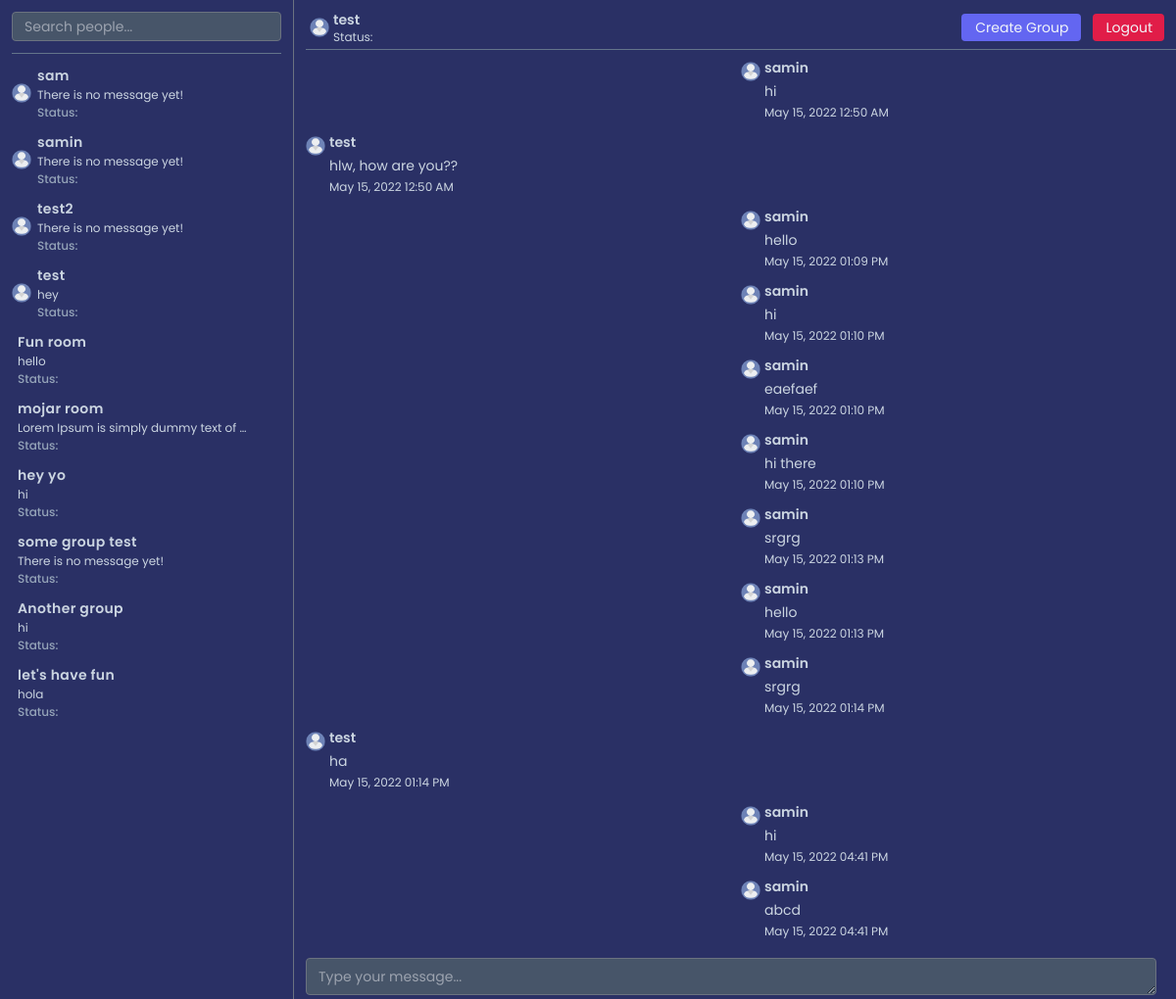
/chat/KaaZ6ZxE0L0uqRpCTfRc/ (signed in), run on the app's committed database.
### account/models.py (models this page shows, shortened)
class Account(AbstractBaseUser):
    username = models.CharField(max_length=120, null=True)
    email = models.EmailField(null=True, unique=True)
    is_active = models.BooleanField(default=True)
    is_staff = models.BooleanField(default=False)
    is_superuser = models.BooleanField(default=False)
    is_online = models.BooleanField(default=True)
    created_at = models.DateTimeField(default=datetime.now)
    objects = AccountManager()
    USERNAME_FIELD = "email"
    REQUIRED_FIELDS = ["username"]

### chat/models.py (models this page shows, shortened)
class Chat(models.Model):
    room = models.SlugField(max_length=20, null=True)
    chatroom = models.ForeignKey(Chatroom, on_delete=models.CASCADE, related_name="chatroom")
    sender = models.ForeignKey(User, on_delete=models.CASCADE, related_name="sender")
    receiver = models.ForeignKey(User, on_delete=models.CASCADE, related_name="receiver")
    message = models.TextField(null=True)
    created_at = models.DateTimeField(default=datetime.now)

class GroupChatroom(models.Model):
    room = models.SlugField(max_length=20, null=True, unique=True)
    given_room_name = models.CharField(max_length=200, null=True)
    creator = models.ForeignKey(User, on_delete=models.SET_NULL, null=True, related_name="creator")
    users = models.ManyToManyField(User)
    created_at = models.DateTimeField(default=datetime.now)

class GroupChat(models.Model):
    room = models.SlugField(max_length=20, null=True)
    group_chatroom = models.ForeignKey(GroupChatroom, on_delete=models.CASCADE, related_name="group_chatroom")
    sender = models.ForeignKey(User, on_delete=models.CASCADE, related_name="group_sender")
    message = models.TextField(null=True)
    created_at = models.DateTimeField(default=datetime.now)

class Chatroom(models.Model):
    room = models.SlugField(max_length=20, null=True, unique=True)
    concat_user = models.CharField(max_length=200, null=True)
    user1 = models.ForeignKey(User, on_delete=models.CASCADE, related_name="user1")
    user2 = models.ForeignKey(User, on_delete=models.CASCADE, related_name="user2")
    created_at = models.DateTimeField(default=datetime.now)

### chat/views.py (the view)
# urls.py: path("chat/<str:room>/", ChatroomView.as_view(), name="chatroom"),
class ChatroomView(LoginRequiredMixin, View):
    login_url = "/account/login/"
    def get(self, request, room):
        accounts = Account.objects.values()
        chat_nofifies = ChatMessageSeen.objects.all()
        chat_notify_list = list(map(lambda i: {
            "id": i.id,
            "room": i.room,
            "chatroom": i.chatroom,
            "sender": i.sender,
            "receiver": i.receiver,
            "message_seen": i.message_seen,
            "sender_email": i.sender_email,
            "receiver_email": i.receiver_email
        }, chat_nofifies))
        copied_chat_notify_list = deepcopy(chat_notify_list)
        item_list = []
        get_user_with_notify_list = find_user_chat_notification_list(copied_chat_notify_list, item_list, request.user)
        notified_account_list = []
        get_user_notified_list = find_user_with_notified_list(accounts, get_user_with_notify_list, notified_account_list)
        last_msg_list = []
        get_accounts_with_notify_and_last_msg = find_accounts_with_last_msg(get_user_notified_list, last_msg_list, request.user)
        chatrooms = Chatroom.objects.all()
        chatroom_list = list(map(lambda i: {
            "id": i.id,
            "room": i.room,
            "concat_user": i.concat_user,
            "user1": i.user1,
            "user2": i.user2,
            "created_at": i.created_at
        }, chatrooms))
        chatroom_obj = find_obj(chatroom_list, "room", room, 0, len(chatroom_list))
        chat_notify_status = update_message_notification(chatroom_obj["room"], request.user)
        user1, user2 = None, None
        if chatroom_obj is not None:
            if request.user.email == chatroom_obj["user1"].email:
                user1 = chatroom_obj["user1"]
                user2 = chatroom_obj["user2"]
            else:
                user1 = chatroom_obj["user2"]
                user2 = chatroom_obj["user1"]
            if user1.email != request.user.email and user2.email != request.user.email:
                return redirect("chat:home")
            chats = Chat.objects.all()
            chat_list = list(map(lambda i: {
                "id": i.id,
                "room": i.room,
                "chatroom": i.chatroom,
                "sender": i.sender,
                "receiver": i.receiver,
                "message": i.message,
                "created_at": i.created_at.strftime("%b %d, %Y %I:%M %p")
            }, chats))
            copied_chats = deepcopy(chat_list)
            item_list = []
            get_chat_list = find_room_all_chats(copied_chats, item_list, chatroom_obj["room"])
            quick_sort(get_chat_list, "id", 0, len(get_chat_list) - 1)
            group_chatrooms = GroupChatroom.objects.all()
            group_chatroom_list = list(map(lambda i: {
                "id": i.id,
                "room": i.room,
                "given_room_name": i.given_room_name,
                "creator": i.creator,
                "users": i.users,
                "created_at": i.created_at
            }, group_chatrooms))
            group_list = []
            get_user_connected_group_list = find_user_connected_groups(group_chatroom_list, group_list, request.user)
            group_msg_seens = GroupChatMessageSeen.objects.values()
            group_msg_seen_list = list(map(lambda i: i, group_msg_seens))
            group_list = []
            find_group_msg_seen_list = find_user_group_msg_seen_list(group_msg_seen_list, get_user_connected_group_list, group_list)
            group_list = []
            find_user_group_with_notify_list = find_user_group_with_notified_list(find_group_msg_seen_list, group_list, request.user)
            last_msg_list = []
            find_user_group_last_msg_with_notify = find_user_group_last_msg(find_user_group_with_notify_list, last_msg_list)
        args = {
            "accounts": get_accounts_with_notify_and_last_msg,
            "groups": find_user_group_last_msg_with_notify,
            "user1": user1,
            "user2": user2,
            "chats": get_chat_list,
            "chat_notify_status": chat_notify_status
        }
        return render(request, "chat/chat.html", args)

### chat/views.py (called while the page is built)
def find_user_chat_notification_list(copied_chat_notify_list, item_list, receiver):
    notified_obj = find_obj(copied_chat_notify_list, "receiver_email", receiver.email, 0, len(copied_chat_notify_list))
    if notified_obj is not None:
        if notified_obj["message_seen"] == False:
            item_list.append(notified_obj["sender_email"])
        copied_chat_notify_list.remove(notified_obj)
        return find_user_chat_notification_list(copied_chat_notify_list, item_list, receiver)
    return item_list

def find_user_with_notified_list(accounts, notified_list, notified_account_list):
    for account in accounts:
        if account["email"] in notified_list:
            notified_account_list.append({
                "account": account,
                "notify": True
            })
        else:
            notified_account_list.append({
                "account": account,
                "notify": False
            })
    return notified_account_list

def find_accounts_with_last_msg(accounts, last_msg_list, current_user):
    for account in accounts:
        account_obj = Account(**account["account"])
        last_msg = Chat.objects.filter(Q(sender=current_user, receiver=account_obj) | Q(sender=account_obj, receiver=current_user)).last()
        message = None
        if last_msg:
            message = last_msg.message
        else:
            message = "There is no message yet!"
        last_msg_list.append({
            "account": account["account"],
            "notify": account["notify"],
            "last_msg": message
        })
    return last_msg_list

def find_user_connected_groups(group_chatroom_list, group_list, current_user):
    group_list = [group for group in group_chatroom_list if current_user in group["users"].all()]
    return group_list

def find_user_group_msg_seen_list(group_msg_seen_list, user_group_list, group_list):
    for group in user_group_list:
        group_msg_seen_obj = find_obj(group_msg_seen_list, "room", group["room"], 0, len(group_msg_seen_list))
        if group_msg_seen_obj is not None:
            group_msg_seen_obj = GroupChatMessageSeen(**group_msg_seen_obj)
            group_list.append({
                "group": group,
                "group_message_seen": group_msg_seen_obj
            })
        else:
            group_list.append({
                "group": group,
                "group_message_seen": None
            })
    return group_list

### chat/templates/chat/chat.html (shortened to what this page needs)
{% extends "base.html" %}
{% load static %}
{% block content %}
<div class="max-w-screen-2xl mx-auto">
    <div class="flex">
        {% include "chat/chat_left.html" %}
        {% include "chat/chat_right.html" %}
    </div>
</div>
{% endblock %}

### chat/templates/chat/chat_left_bottom.html (shortened to what this page needs)
{% load static %}
{% if accounts %}
    <div id="chat__leftBottomUsers" class="flex h-full pl-3 pr-1 pb-16 flex-col gap-y-3 overflow-x-hidden overflow-y-auto">
        {% for account in accounts %}
            <a href="{% url 'chat:create-chatroom' account.account.id %}" id="account-{{ account.account.id}}" class="flex items-center">
                <img src="{% static 'images/user.png' %}" class="w-[20px] h-[20px] object-contain mr-1" alt="">
                <div class="flex flex-col gap-y-0.5 pl-0.5 chat__userInfo">
                    <p id="user-{{ account.account.id }}" class="font-semibold text-slate-300 tracking-wide whitespace-nowrap overflow-hidden text-ellipsis chat__userUsername">{{ account.account.username }}</p>
                    <p class="text-slate-300 text-xs whitespace-nowrap overflow-hidden text-ellipsis last_message">{{ account.last_msg }}</p>
                    <p class="flex items-center text-xs font-medium text-slate-400 user__status">Status: </p>
                </div>
            </a>
        {% endfor %}
        {% if groups %}
            {% for group in groups %}
                <a href="{% url 'chat:group' group.group.room %}" id="group-{{group.group.id}}" class="flex items-center">
                    <div class="flex flex-col gap-y-0.5 pl-0.5 chat__userInfo">
                        <p id="group-{{ group.group.id }}" class="font-semibold text-slate-300 tracking-wide whitespace-nowrap overflow-hidden text-ellipsis">{{ group.group.given_room_name }}</p>
                        <p class="text-slate-300 text-xs whitespace-nowrap overflow-hidden text-ellipsis last_message">{{ group.last_msg }}</p>
                        <p class="flex items-center text-xs font-medium text-slate-400 user__status">Status: </p>
                    </div>
                </a>
            {% endfor %}
        {% endif %}
    </div>
{% endif %}

### chat/templates/chat/chat_right_top.html (shortened to what this page needs)
{% load static %}
<div id="account__right-{{ request.user.id }}" class="flex items-center justify-between pr-3">
    <div class="flex items-center gap-x-1">
        <img src="{% static 'images/user.png' %}" class="w-[20px] h-[20px] object-contain" alt="">
        <div class="text-slate-300">
            <h5 class="font-semibold mr-1 chat__rightTopUsername">{{ user2.username }}</h5>
            <p class="text-xs flex items-center">Status: </p>
        </div>
    </div>
    <div class="flex items-center gap-x-3">
        <button id="create__chatGroup" class="flex items-center gap-x-0.5 py-1 px-3 text-slate-100 bg-indigo-500 rounded cursor-pointer hover:bg-indigo-600 hover:shadow transition-all duration-300 ease-in-out">
            Create Group
        </button>
        <a href="{% url 'account:logout' %}" class="flex items-center gap-x-0.5 py-1 px-3 text-slate-100 bg-rose-600 rounded cursor-pointer hover:bg-rose-700 hover:shadow transition-all duration-300 ease-in-out">
            Logout
        </a>
    </div>
</div>
<div class="w-full h-[1px] bg-slate-500 mt-1"></div>

### chat/templates/chat/chat_right_middle.html
{% load static %}
<div id="chat__rightMiddle">
    <div id="chat__rightChatDiv" class="flex flex-col gap-y-3 mt-2">
        {% for chat in chats  %}
            <div class="flex gap-x-1 w-1/2 {% if request.user.email == chat.sender.email %}place-self-end{% endif %} chat__leftMiddleChatContainer">
                <div>
                    <img src="{% static 'images/user.png' %}" class="w-[20px] min-w-[20px] h-[20px] mt-1 object-contain" alt="">
                </div>
                <div class="flex flex-col gap-y-1 text-slate-300 text-sm pr-3">
                    <h5 class="font-semibold chat__rightMiddleUsername">{{ chat.sender.username }}</h5>
                    <p class="break-word">{{ chat.message }}</p>
                    <p class="text-xs">{{ chat.created_at }}</p>
                </div>
            </div>
        {% endfor %}
    </div>
</div>

### static/css/base.css (style rules this page uses)
* { box-sizing: border-box; }
:root { --poppins: 'Poppins', sans-serif; --bg-primary: #2A3065; }
body { font-family: var(--poppins); background-color: var(--bg-primary); color: var(--text-primary); overflow: hidden; }

### static/css/chat_left.css (style rules this page uses)
.chat__userInfo { width: calc(100% - 45px); }

### static/css/chat_right.css (style rules this page uses)
.chat__rightTopUsername, .chat__rightMiddleUsername { display: -webkit-box; -webkit-line-clamp: 1; -webkit-box-orient: vertical; overflow: hidden; text-overflow: ellipsis; }
#chat__rightMiddle { height: calc(100% - 90px); overflow-y: auto; overflow-x: hidden; }

### data on the page
Account: account.username "sam", last_msg "There is no message yet!"
Account: account.username "samin", last_msg "There is no message yet!"
Account: account.username "test2", last_msg "There is no message yet!"
Account: account.username "test", last_msg "hey", username "test"
GroupChatroom: group.given_room_name "Fun room"
GroupChat: last_msg "hello"
GroupChatroom: group.given_room_name "mojar room"
GroupChat: last_msg "Lorem Ipsum is simply dummy text of…"
GroupChatroom: group.given_room_name "hey yo"
GroupChat: last_msg "hi"
GroupChatroom: group.given_room_name "some group test"
GroupChatroom: group.given_room_name "Another group"
GroupChat: last_msg "hi"
GroupChatroom: group.given_room_name "let's have fun"
GroupChat: last_msg "hola"
Chatroom: sender.username "samin", message "hi", created_at "May 15, 2022 12:50 AM", sender.username "test", message "hlw, how are you??", message "hello", created_at "May 15, 2022 01:09 PM", created_at "May 15, 2022 01:10 PM", message "eaefaef", message "hi there", message "srgrg", created_at "May 15, 2022 01:13 PM", created_at "May 15, 2022 01:14 PM", message "ha", created_at "May 15, 2022 04:41 PM", message "abcd"

### other printed values
{{ group.last_msg }} "There is no message yet!"
